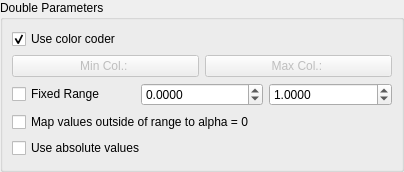
<?xml version="1.0" encoding="UTF-8"?>
<ui version="4.0">
 <class>DoubleWidget</class>
 <widget class="QWidget" name="DoubleWidget">
  <property name="geometry">
   <rect>
    <x>0</x>
    <y>0</y>
    <width>404</width>
    <height>172</height>
   </rect>
  </property>
  <property name="windowTitle">
   <string>Property Visualization</string>
  </property>
  <layout class="QVBoxLayout" name="verticalLayout_7">
   <property name="spacing">
    <number>0</number>
   </property>
   <property name="leftMargin">
    <number>0</number>
   </property>
   <property name="topMargin">
    <number>0</number>
   </property>
   <property name="rightMargin">
    <number>0</number>
   </property>
   <property name="bottomMargin">
    <number>0</number>
   </property>
   <item>
    <widget class="QGroupBox" name="paramDouble">
     <property name="title">
      <string>Double Parameters</string>
     </property>
     <layout class="QVBoxLayout" name="verticalLayout_4">
      <item>
       <widget class="QCheckBox" name="doubleColorCoder">
        <property name="text">
         <string>Use color coder</string>
        </property>
        <property name="checked">
         <bool>true</bool>
        </property>
       </widget>
      </item>
      <item>
       <layout class="QHBoxLayout" name="horizontalLayout_14">
        <item>
         <widget class="QtColorChooserButton" name="doubleMin">
          <property name="enabled">
           <bool>false</bool>
          </property>
          <property name="text">
           <string>Min Col.: </string>
          </property>
          <property name="color" stdset="0">
           <color>
            <red>0</red>
            <green>0</green>
            <blue>255</blue>
           </color>
          </property>
         </widget>
        </item>
        <item>
         <widget class="QtColorChooserButton" name="doubleMax">
          <property name="enabled">
           <bool>false</bool>
          </property>
          <property name="text">
           <string>Max Col.: </string>
          </property>
          <property name="color" stdset="0">
           <color>
            <red>255</red>
            <green>0</green>
            <blue>0</blue>
           </color>
          </property>
         </widget>
        </item>
       </layout>
      </item>
      <item>
       <layout class="QHBoxLayout" name="horizontalLayout_5">
        <item>
         <widget class="QCheckBox" name="doubleFixedRange">
          <property name="text">
           <string>Fixed Range</string>
          </property>
         </widget>
        </item>
        <item>
         <widget class="QDoubleSpinBox" name="doubleFixedRangeMin">
          <property name="minimumSize">
           <size>
            <width>100</width>
            <height>0</height>
           </size>
          </property>
          <property name="decimals">
           <number>4</number>
          </property>
          <property name="minimum">
           <double>-999999999.000000000000000</double>
          </property>
          <property name="maximum">
           <double>999999999.000000000000000</double>
          </property>
         </widget>
        </item>
        <item>
         <widget class="QDoubleSpinBox" name="doubleFixedRangeMax">
          <property name="minimumSize">
           <size>
            <width>100</width>
            <height>0</height>
           </size>
          </property>
          <property name="decimals">
           <number>4</number>
          </property>
          <property name="minimum">
           <double>-999999999.000000000000000</double>
          </property>
          <property name="maximum">
           <double>999999999.000000000000000</double>
          </property>
          <property name="value">
           <double>1.000000000000000</double>
          </property>
         </widget>
        </item>
       </layout>
      </item>
      <item>
       <widget class="QCheckBox" name="doubleMapOutsideRange">
        <property name="text">
         <string>Map values outside of range to alpha = 0</string>
        </property>
       </widget>
      </item>
      <item>
       <widget class="QCheckBox" name="doubleAbsolute">
        <property name="text">
         <string>Use absolute values</string>
        </property>
       </widget>
      </item>
     </layout>
    </widget>
   </item>
  </layout>
 </widget>
 <customwidgets>
  <customwidget>
   <class>QtColorChooserButton</class>
   <extends>QPushButton</extends>
   <header>ACG/QtWidgets/QtColorChooserButton.hh</header>
  </customwidget>
 </customwidgets>
 <tabstops>
  <tabstop>doubleFixedRange</tabstop>
  <tabstop>doubleFixedRangeMin</tabstop>
  <tabstop>doubleFixedRangeMax</tabstop>
  <tabstop>doubleAbsolute</tabstop>
 </tabstops>
 <resources/>
 <connections>
  <connection>
   <sender>doubleColorCoder</sender>
   <signal>toggled(bool)</signal>
   <receiver>doubleMin</receiver>
   <slot>setDisabled(bool)</slot>
   <hints>
    <hint type="sourcelabel">
     <x>101</x>
     <y>947</y>
    </hint>
    <hint type="destinationlabel">
     <x>101</x>
     <y>976</y>
    </hint>
   </hints>
  </connection>
  <connection>
   <sender>doubleColorCoder</sender>
   <signal>toggled(bool)</signal>
   <receiver>doubleMax</receiver>
   <slot>setDisabled(bool)</slot>
   <hints>
    <hint type="sourcelabel">
     <x>296</x>
     <y>954</y>
    </hint>
    <hint type="destinationlabel">
     <x>294</x>
     <y>973</y>
    </hint>
   </hints>
  </connection>
 </connections>
</ui>
